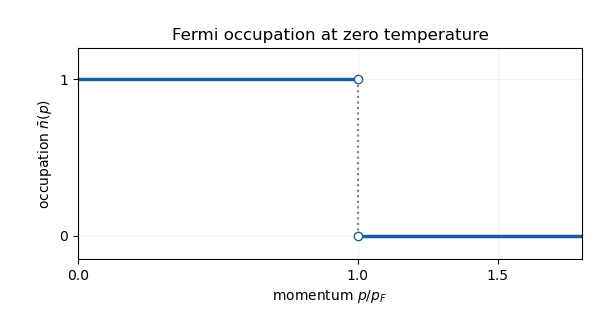

Python code for this plot:
"""Zero-temperature Fermi occupation. Tested with Python 3.14.4 and Matplotlib 3.10.7."""
from pathlib import Path
import matplotlib
matplotlib.use("Agg")
import matplotlib.pyplot as plt
fig, ax = plt.subplots(figsize=(6, 3.2), dpi=100, facecolor="white")
ax.plot([0,1],[1,1],color="#185f9a",lw=2.5)
ax.plot([1,1.8],[0,0],color="#185f9a",lw=2.5)
ax.plot([1,1],[0,1],ls=":",color="0.5")
ax.plot([1,1],[0,1],"o",mfc="white",mec="#185f9a",ms=6)
ax.set(xlim=(0,1.8),ylim=(-.15,1.2),xlabel=r"momentum $p/p_F$",ylabel=r"occupation $\bar n(p)$",title="Fermi occupation at zero temperature")
ax.set_yticks([0,1])
ax.set_xticks([0,1,1.5])
ax.grid(alpha=.15)
fig.subplots_adjust(left=.13,right=.97,bottom=.19,top=.85)
fig.savefig(Path.cwd() / Path(__file__).with_suffix(".png").name, facecolor="white", transparent=False)
plt.close(fig)
